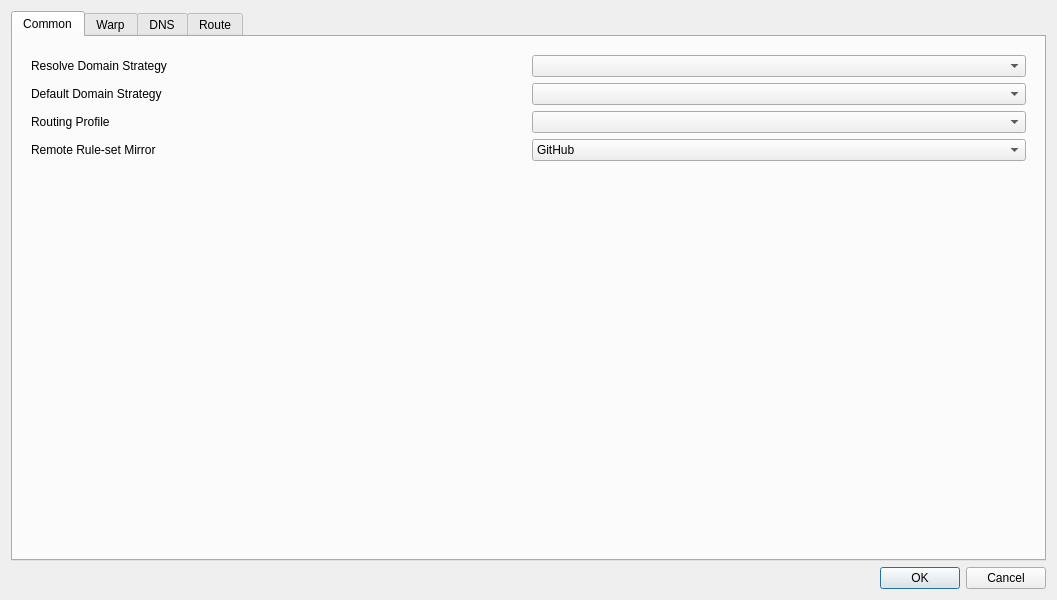
<?xml version="1.0" encoding="UTF-8"?>
<ui version="4.0">
 <class>DialogManageRoutes</class>
 <widget class="QDialog" name="DialogManageRoutes">
  <property name="geometry">
   <rect>
    <x>0</x>
    <y>0</y>
    <width>1057</width>
    <height>600</height>
   </rect>
  </property>
  <property name="windowTitle">
   <string>Routes</string>
  </property>
  <layout class="QVBoxLayout" name="verticalLayout">
   <item>
    <widget class="QTabWidget" name="tabWidget">
     <property name="currentIndex">
      <number>0</number>
     </property>
     <widget class="QWidget" name="tab">
      <attribute name="title">
       <string>Common</string>
      </attribute>
      <layout class="QVBoxLayout" name="verticalLayout_3">
       <item>
        <widget class="QWidget" name="widget" native="true">
         <layout class="QGridLayout" name="gridLayout_2">
          <item row="3" column="1">
           <widget class="QComboBox" name="route_prof"/>
          </item>
          <item row="2" column="0">
           <widget class="QLabel" name="label_3">
            <property name="uiLevel" stdset="0">
             <string notr="true">advanced</string>
            </property>
            <property name="toolTip">
             <string>&lt;html&gt;&lt;head/&gt;&lt;body&gt;&lt;p&gt;Used as default strategy when resolving outbound/dns server Domain addresses&lt;/p&gt;&lt;/body&gt;&lt;/html&gt;</string>
            </property>
            <property name="text">
             <string>Default Domain Strategy</string>
            </property>
            <property name="buddy">
             <cstring>default_domain_strategy</cstring>
            </property>
           </widget>
          </item>
          <item row="1" column="1">
           <widget class="QComboBox" name="domainStrategyCombo">
            <property name="uiLevel" stdset="0">
             <string notr="true">advanced</string>
            </property>
            <property name="editable">
             <bool>false</bool>
            </property>
           </widget>
          </item>
          <item row="2" column="1">
           <widget class="QComboBox" name="default_domain_strategy">
            <property name="uiLevel" stdset="0">
             <string notr="true">advanced</string>
            </property>
            <property name="editable">
             <bool>false</bool>
            </property>
           </widget>
          </item>
          <item row="4" column="0">
           <widget class="QLabel" name="ruleset_mirror_l">
            <property name="uiLevel" stdset="0">
             <string notr="true">advanced</string>
            </property>
            <property name="text">
             <string>Remote Rule-set Mirror</string>
            </property>
            <property name="buddy">
             <cstring>ruleset_mirror</cstring>
            </property>
           </widget>
          </item>
          <item row="1" column="0">
           <widget class="QLabel" name="label_6">
            <property name="uiLevel" stdset="0">
             <string notr="true">advanced</string>
            </property>
            <property name="toolTip">
             <string>&lt;html&gt;&lt;head/&gt;&lt;body&gt;&lt;p&gt;If not empty, resolves domains in requests according to the strategy&lt;/p&gt;&lt;/body&gt;&lt;/html&gt;</string>
            </property>
            <property name="text">
             <string>Resolve Domain Strategy</string>
            </property>
            <property name="buddy">
             <cstring>domainStrategyCombo</cstring>
            </property>
           </widget>
          </item>
          <item row="3" column="0">
           <widget class="QLabel" name="route_prof_l">
            <property name="text">
             <string>Routing Profile</string>
            </property>
            <property name="buddy">
             <cstring>route_prof</cstring>
            </property>
           </widget>
          </item>
          <item row="4" column="1">
           <widget class="QComboBox" name="ruleset_mirror">
            <property name="uiLevel" stdset="0">
             <string notr="true">advanced</string>
            </property>
            <item>
             <property name="text">
              <string>GitHub</string>
             </property>
            </item>
            <item>
             <property name="text">
              <string>jsDelivr(Cloudflare)</string>
             </property>
            </item>
            <item>
             <property name="text">
              <string>jsDelivr(Gcore)</string>
             </property>
            </item>
            <item>
             <property name="text">
              <string>jsDelivr(Quantil)</string>
             </property>
            </item>
            <item>
             <property name="text">
              <string>jsDelivr(Fastly)</string>
             </property>
            </item>
            <item>
             <property name="text">
              <string>jsDelivr(CDN)</string>
             </property>
            </item>
           </widget>
          </item>
         </layout>
        </widget>
       </item>
       <item>
        <spacer name="common_bottom_spacer">
         <property name="orientation">
          <enum>Qt::Vertical</enum>
         </property>
         <property name="sizeHint" stdset="0">
          <size>
           <width>20</width>
           <height>0</height>
          </size>
         </property>
        </spacer>
       </item>
      </layout>
     </widget>
     <widget class="QWidget" name="tab_5">
      <property name="uiFoldInto" stdset="0">
       <string notr="true">tab</string>
      </property>
      <attribute name="title">
       <string>Warp</string>
      </attribute>
      <layout class="QVBoxLayout" name="verticalLayout_8">
       <item>
        <widget class="QWidget" name="widget_3" native="true">
         <layout class="QFormLayout" name="formLayout_3">
          <item row="0" column="0">
           <widget class="QCheckBox" name="enable_warp">
            <property name="toolTip">
             <string>&lt;html&gt;&lt;head/&gt;&lt;body&gt;&lt;p&gt;Enables the following config to be used as egress, useful for bypassing services restrciting non-warp VPNs&lt;/p&gt;&lt;/body&gt;&lt;/html&gt;</string>
            </property>
            <property name="text">
             <string>Enable Warp</string>
            </property>
           </widget>
          </item>
          <item row="1" column="0">
           <widget class="QLabel" name="warp_mode_l">
            <property name="toolTip">
             <string>WireGuard runs over UDP. AmneziaWG adds WARP-compatible junk and camouflage packets. MASQUE tunnels over HTTP/3 or HTTP/2.</string>
            </property>
            <property name="text">
             <string>Mode</string>
            </property>
            <property name="buddy">
             <cstring>warp_mode</cstring>
            </property>
           </widget>
          </item>
          <item row="1" column="1">
           <widget class="QComboBox" name="warp_mode">
            <property name="toolTip">
             <string>WireGuard runs over UDP. AmneziaWG adds WARP-compatible junk and camouflage packets. MASQUE tunnels over HTTP/3 or HTTP/2.</string>
            </property>
            <item>
             <property name="text">
              <string notr="true">WireGuard</string>
             </property>
            </item>
            <item>
             <property name="text">
              <string notr="true">MASQUE</string>
             </property>
            </item>
            <item>
             <property name="text">
              <string notr="true">AmneziaWG</string>
             </property>
            </item>
           </widget>
          </item>
         </layout>
        </widget>
       </item>
       <item>
        <widget class="QGroupBox" name="warp_wg_box">
         <property name="uiLevel" stdset="0">
          <string notr="true">advanced</string>
         </property>
         <property name="title">
          <string notr="true">WireGuard</string>
         </property>
         <layout class="QFormLayout" name="warp_wg_form">
          <item row="0" column="0">
           <widget class="QLabel" name="label_7">
            <property name="text">
             <string>Endpoint</string>
            </property>
            <property name="buddy">
             <cstring>warp_ep</cstring>
            </property>
           </widget>
          </item>
          <item row="0" column="1">
           <widget class="QLineEdit" name="warp_ep"/>
          </item>
          <item row="1" column="0">
           <widget class="QLabel" name="label_4">
            <property name="text">
             <string>Private Key</string>
            </property>
            <property name="buddy">
             <cstring>warp_private_key</cstring>
            </property>
           </widget>
          </item>
          <item row="1" column="1">
           <widget class="QLineEdit" name="warp_private_key"/>
          </item>
          <item row="2" column="0">
           <widget class="QLabel" name="label_5">
            <property name="text">
             <string>Public Key</string>
            </property>
            <property name="buddy">
             <cstring>warp_public_key</cstring>
            </property>
           </widget>
          </item>
          <item row="2" column="1">
           <widget class="QLineEdit" name="warp_public_key"/>
          </item>
          <item row="3" column="0">
           <widget class="QLabel" name="label_12">
            <property name="text">
             <string>Interface Addresses</string>
            </property>
            <property name="buddy">
             <cstring>warp_ifc_addrs</cstring>
            </property>
           </widget>
          </item>
          <item row="3" column="1">
           <widget class="QLineEdit" name="warp_ifc_addrs"/>
          </item>
          <item row="4" column="0">
           <widget class="QLabel" name="label">
            <property name="text">
             <string>Reserved</string>
            </property>
            <property name="buddy">
             <cstring>warp_reserved</cstring>
            </property>
           </widget>
          </item>
          <item row="4" column="1">
           <widget class="QLineEdit" name="warp_reserved"/>
          </item>
         </layout>
        </widget>
       </item>
       <item>
        <widget class="QGroupBox" name="warp_masque_box">
         <property name="uiLevel" stdset="0">
          <string notr="true">advanced</string>
         </property>
         <property name="title">
          <string notr="true">MASQUE</string>
         </property>
         <layout class="QFormLayout" name="warp_masque_form">
          <item row="0" column="0">
           <widget class="QLabel" name="warp_masque_ep_l">
            <property name="text">
             <string>Endpoint</string>
            </property>
            <property name="buddy">
             <cstring>warp_masque_ep</cstring>
            </property>
           </widget>
          </item>
          <item row="0" column="1">
           <widget class="QLineEdit" name="warp_masque_ep"/>
          </item>
          <item row="1" column="0">
           <widget class="QLabel" name="warp_masque_private_key_l">
            <property name="text">
             <string>Private Key</string>
            </property>
            <property name="buddy">
             <cstring>warp_masque_private_key</cstring>
            </property>
           </widget>
          </item>
          <item row="1" column="1">
           <widget class="QLineEdit" name="warp_masque_private_key"/>
          </item>
          <item row="2" column="0">
           <widget class="QLabel" name="warp_masque_peer_public_key_l">
            <property name="toolTip">
             <string>Base64 DER of the server's public key. When set, it pins the server certificate.</string>
            </property>
            <property name="text">
             <string>Peer Public Key</string>
            </property>
            <property name="buddy">
             <cstring>warp_masque_peer_public_key</cstring>
            </property>
           </widget>
          </item>
          <item row="2" column="1">
           <widget class="QLineEdit" name="warp_masque_peer_public_key"/>
          </item>
          <item row="3" column="0">
           <widget class="QLabel" name="warp_masque_ifc_addrs_l">
            <property name="text">
             <string>Interface Addresses</string>
            </property>
            <property name="buddy">
             <cstring>warp_masque_ifc_addrs</cstring>
            </property>
           </widget>
          </item>
          <item row="3" column="1">
           <widget class="QLineEdit" name="warp_masque_ifc_addrs"/>
          </item>
          <item row="4" column="0">
           <widget class="QLabel" name="warp_masque_sni_l">
            <property name="text">
             <string notr="true">SNI</string>
            </property>
            <property name="buddy">
             <cstring>warp_masque_sni</cstring>
            </property>
           </widget>
          </item>
          <item row="4" column="1">
           <widget class="QLineEdit" name="warp_masque_sni"/>
          </item>
          <item row="5" column="0">
           <widget class="QLabel" name="warp_masque_http_mode_l">
            <property name="toolTip">
             <string>HTTP/3 runs over UDP; HTTP/2 runs over TLS on TCP and works where UDP is blocked.</string>
            </property>
            <property name="text">
             <string>HTTP Version</string>
            </property>
            <property name="buddy">
             <cstring>warp_masque_http_mode</cstring>
            </property>
           </widget>
          </item>
          <item row="5" column="1">
           <widget class="QComboBox" name="warp_masque_http_mode">
            <property name="toolTip">
             <string>HTTP/3 runs over UDP; HTTP/2 runs over TLS on TCP and works where UDP is blocked.</string>
            </property>
            <item>
             <property name="text">
              <string>HTTP/3 (fallback to HTTP/2)</string>
             </property>
            </item>
            <item>
             <property name="text">
              <string>HTTP/3 only</string>
             </property>
            </item>
            <item>
             <property name="text">
              <string notr="true">HTTP/2</string>
             </property>
            </item>
           </widget>
          </item>
         </layout>
        </widget>
       </item>
       <item>
        <layout class="QHBoxLayout" name="warp_autogen_row">
         <item>
          <widget class="QPushButton" name="warp_autogen">
           <property name="toolTip">
            <string>&lt;html&gt;&lt;head/&gt;&lt;body&gt;&lt;p&gt;Gets a new config from cloudflare API&lt;/p&gt;&lt;/body&gt;&lt;/html&gt;</string>
           </property>
           <property name="text">
            <string>Generate Warp Config</string>
           </property>
          </widget>
         </item>
         <item>
          <widget class="QPushButton" name="warp_api_hosts_btn">
           <property name="uiLevel" stdset="0">
            <string notr="true">advanced</string>
           </property>
           <property name="toolTip">
            <string>Cloudflare API domains to try, in order, when generating a WARP config</string>
           </property>
           <property name="text">
            <string>Registration Domains…</string>
           </property>
          </widget>
         </item>
         <item>
          <widget class="QPushButton" name="warp_advanced_btn">
           <property name="uiLevel" stdset="0">
            <string notr="true">advanced</string>
           </property>
           <property name="toolTip">
            <string>TLS fragmentation for WARP registration</string>
           </property>
           <property name="text">
            <string>Advanced…</string>
           </property>
          </widget>
         </item>
         <item>
          <spacer name="warp_autogen_spacer">
           <property name="orientation">
            <enum>Qt::Horizontal</enum>
           </property>
           <property name="sizeHint" stdset="0">
            <size>
             <width>40</width>
             <height>20</height>
            </size>
           </property>
          </spacer>
         </item>
        </layout>
       </item>
       <item>
        <spacer name="warp_bottom_spacer">
         <property name="orientation">
          <enum>Qt::Vertical</enum>
         </property>
         <property name="sizeHint" stdset="0">
          <size>
           <width>20</width>
           <height>40</height>
          </size>
         </property>
        </spacer>
       </item>
      </layout>
     </widget>
     <widget class="QWidget" name="tab_3">
      <attribute name="title">
       <string>DNS</string>
      </attribute>
      <layout class="QVBoxLayout" name="verticalLayout_4">
       <item>
        <widget class="QGroupBox" name="simple_dns_box">
         <property name="uiFoldInto" stdset="0">
          <string notr="true">tab</string>
         </property>
         <property name="title">
          <string>Simple DNS Settings</string>
         </property>
         <layout class="QGridLayout" name="gridLayout">
          <item row="4" column="0">
           <widget class="QLabel" name="label_2">
            <property name="uiLevel" stdset="0">
             <string notr="true">advanced</string>
            </property>
            <property name="toolTip">
             <string>&lt;html&gt;&lt;head/&gt;&lt;body&gt;&lt;p&gt;Local DNS can not be used in some configurations, you will have to set an ip here to be used as local dns in such situations&lt;/p&gt;&lt;/body&gt;&lt;/html&gt;</string>
            </property>
            <property name="text">
             <string>Local Override</string>
            </property>
            <property name="buddy">
             <cstring>local_override</cstring>
            </property>
           </widget>
          </item>
          <item row="7" column="3">
           <layout class="QHBoxLayout" name="horizontalLayout_3">
            <item>
             <widget class="QComboBox" name="dns_final_out">
              <item>
               <property name="text">
                <string notr="true">remote</string>
               </property>
              </item>
              <item>
               <property name="text">
                <string notr="true">direct</string>
               </property>
              </item>
             </widget>
            </item>
            <item>
             <widget class="QCheckBox" name="enable_dns_routing">
              <property name="uiLevel" stdset="0">
               <string notr="true">advanced</string>
              </property>
              <property name="toolTip">
               <string>&lt;html&gt;&lt;head/&gt;&lt;body&gt;&lt;p&gt;When enabled, domains destined for direct outbound will also be resolved using direct dns&lt;/p&gt;&lt;/body&gt;&lt;/html&gt;</string>
              </property>
              <property name="text">
               <string>Enable DNS Routing</string>
              </property>
             </widget>
            </item>
            <item>
             <widget class="QCheckBox" name="respect_hosts">
              <property name="uiLevel" stdset="0">
               <string notr="true">advanced</string>
              </property>
              <property name="toolTip">
               <string>&lt;html&gt;&lt;head/&gt;&lt;body&gt;&lt;p&gt;Answer A/AAAA queries from the system hosts file before consulting any DNS server. Only domains actually listed in the file are affected.&lt;/p&gt;&lt;/body&gt;&lt;/html&gt;</string>
              </property>
              <property name="text">
               <string>Respect Hosts File</string>
              </property>
             </widget>
            </item>
            <item>
             <widget class="QPushButton" name="predefined_dns">
              <property name="uiLevel" stdset="0">
               <string notr="true">advanced</string>
              </property>
              <property name="sizePolicy">
               <sizepolicy hsizetype="Maximum" vsizetype="Fixed">
                <horstretch>0</horstretch>
                <verstretch>0</verstretch>
               </sizepolicy>
              </property>
              <property name="text">
               <string>Predefined Answers</string>
              </property>
             </widget>
            </item>
            <item>
             <widget class="QPushButton" name="dns_rules">
              <property name="sizePolicy">
               <sizepolicy hsizetype="Maximum" vsizetype="Fixed">
                <horstretch>0</horstretch>
                <verstretch>0</verstretch>
               </sizepolicy>
              </property>
              <property name="text">
               <string>DNS Rules</string>
              </property>
             </widget>
            </item>
           </layout>
          </item>
          <item row="1" column="0">
           <widget class="QLabel" name="label_9">
            <property name="toolTip">
             <string>&lt;html&gt;&lt;head/&gt;&lt;body&gt;&lt;p&gt;examples:&lt;br/&gt;tls://8.8.8.8&lt;br/&gt;https://domain/path&lt;/p&gt;&lt;p&gt;tcp://8.8.8.8:1234&lt;/p&gt;&lt;p&gt;dhcp://auto&lt;/p&gt;&lt;p&gt;h3://domain/path&lt;/p&gt;&lt;p&gt;quic://domain:4632&lt;/p&gt;&lt;p&gt;etc&lt;/p&gt;&lt;/body&gt;&lt;/html&gt;</string>
            </property>
            <property name="text">
             <string>Remote DNS</string>
            </property>
            <property name="buddy">
             <cstring>remote_dns</cstring>
            </property>
           </widget>
          </item>
          <item row="4" column="3">
           <layout class="QHBoxLayout" name="horizontalLayout_5">
            <item>
             <widget class="QLineEdit" name="local_override">
              <property name="uiLevel" stdset="0">
               <string notr="true">advanced</string>
              </property>
             </widget>
            </item>
           </layout>
          </item>
          <item row="2" column="3">
           <layout class="QHBoxLayout" name="horizontalLayout_8">
            <item>
             <widget class="QComboBox" name="direct_dns">
              <property name="sizePolicy">
               <sizepolicy hsizetype="Expanding" vsizetype="Fixed">
                <horstretch>0</horstretch>
                <verstretch>0</verstretch>
               </sizepolicy>
              </property>
              <property name="editable">
               <bool>true</bool>
              </property>
             </widget>
            </item>
            <item>
             <widget class="QCheckBox" name="direct_dns_disable_ipv6">
              <property name="uiLevel" stdset="0">
               <string notr="true">advanced</string>
              </property>
              <property name="toolTip">
               <string>Answer AAAA queries sent to this server with an empty result.</string>
              </property>
              <property name="text">
               <string>Disable IPv6</string>
              </property>
             </widget>
            </item>
           </layout>
          </item>
          <item row="2" column="0">
           <widget class="QLabel" name="label_8">
            <property name="toolTip">
             <string>This is especially important and it is recommended to use the default value of &quot;localhost&quot;.
If the default value does not work, try changing it to &quot;223.5.5.5&quot;.
For more information, see the document &quot;Configuration/DNS&quot;.</string>
            </property>
            <property name="text">
             <string>Direct DNS</string>
            </property>
            <property name="buddy">
             <cstring>direct_dns</cstring>
            </property>
           </widget>
          </item>
          <item row="1" column="3">
           <layout class="QHBoxLayout" name="horizontalLayout_7">
            <item>
             <widget class="QComboBox" name="remote_dns">
              <property name="sizePolicy">
               <sizepolicy hsizetype="Expanding" vsizetype="Fixed">
                <horstretch>0</horstretch>
                <verstretch>0</verstretch>
               </sizepolicy>
              </property>
              <property name="editable">
               <bool>true</bool>
              </property>
             </widget>
            </item>
            <item>
             <widget class="QCheckBox" name="remote_dns_disable_ipv6">
              <property name="uiLevel" stdset="0">
               <string notr="true">advanced</string>
              </property>
              <property name="toolTip">
               <string>Answer AAAA queries sent to this server with an empty result.</string>
              </property>
              <property name="text">
               <string>Disable IPv6</string>
              </property>
             </widget>
            </item>
           </layout>
          </item>
          <item row="7" column="0">
           <widget class="QLabel" name="dns_final_out_l">
            <property name="text">
             <string>Default DNS server</string>
            </property>
            <property name="buddy">
             <cstring>dns_final_out</cstring>
            </property>
           </widget>
          </item>
          <item row="8" column="3">
           <layout class="QHBoxLayout" name="horizontalLayout_6">
            <item>
             <widget class="QCheckBox" name="enable_fakeip">
              <property name="uiLevel" stdset="0">
               <string notr="true">advanced</string>
              </property>
              <property name="text">
               <string>Enable FakeIP</string>
              </property>
             </widget>
            </item>
            <item>
             <widget class="QCheckBox" name="fakeip_disable_ipv6">
              <property name="uiLevel" stdset="0">
               <string notr="true">advanced</string>
              </property>
              <property name="toolTip">
               <string>Hand out no fake IPv6 addresses; AAAA queries are answered empty.</string>
              </property>
              <property name="text">
               <string>FakeIP Disable IPv6</string>
              </property>
             </widget>
            </item>
           </layout>
          </item>
         </layout>
        </widget>
       </item>
       <item>
        <widget class="QGroupBox" name="groupBox">
         <property name="uiLevel" stdset="0">
          <string notr="true">advanced</string>
         </property>
         <property name="sizePolicy">
          <sizepolicy hsizetype="Preferred" vsizetype="Maximum">
           <horstretch>0</horstretch>
           <verstretch>0</verstretch>
          </sizepolicy>
         </property>
         <property name="title">
          <string>Advanced</string>
         </property>
         <layout class="QVBoxLayout" name="verticalLayout_5">
          <item>
           <widget class="QPushButton" name="dns_advanced">
            <property name="sizePolicy">
             <sizepolicy hsizetype="Expanding" vsizetype="Fixed">
              <horstretch>0</horstretch>
              <verstretch>0</verstretch>
             </sizepolicy>
            </property>
            <property name="toolTip">
             <string>&lt;html&gt;&lt;head/&gt;&lt;body&gt;&lt;p&gt;Cache behaviour, optimistic cache and query timeout.&lt;/p&gt;&lt;/body&gt;&lt;/html&gt;</string>
            </property>
            <property name="text">
             <string>Advanced Settings</string>
            </property>
           </widget>
          </item>
          <item>
           <layout class="QHBoxLayout" name="horizontalLayout_4">
            <item>
             <widget class="QCheckBox" name="use_dns_object">
              <property name="text">
               <string>Use Custom DNS Object</string>
              </property>
             </widget>
            </item>
            <item>
             <widget class="QPushButton" name="dns_object_edit">
              <property name="sizePolicy">
               <sizepolicy hsizetype="Expanding" vsizetype="Fixed">
                <horstretch>0</horstretch>
                <verstretch>0</verstretch>
               </sizepolicy>
              </property>
              <property name="text">
               <string>Edit DNS Object</string>
              </property>
             </widget>
            </item>
           </layout>
          </item>
         </layout>
        </widget>
       </item>
       <item>
        <spacer name="dns_bottom_spacer">
         <property name="orientation">
          <enum>Qt::Vertical</enum>
         </property>
         <property name="sizeHint" stdset="0">
          <size>
           <width>20</width>
           <height>0</height>
          </size>
         </property>
        </spacer>
       </item>
      </layout>
     </widget>
     <widget class="QWidget" name="tab_2">
      <attribute name="title">
       <string>Route</string>
      </attribute>
      <layout class="QVBoxLayout" name="verticalLayout_2">
       <item>
        <widget class="QGroupBox" name="route_profiles_box">
         <property name="title">
          <string>Routing Profiles</string>
         </property>
         <layout class="QVBoxLayout" name="verticalLayout_6">
          <item>
           <widget class="QListWidget" name="route_profiles"/>
          </item>
          <item>
           <widget class="QWidget" name="widget_2" native="true">
            <layout class="QHBoxLayout" name="horizontalLayout_2">
             <item>
              <widget class="QPushButton" name="new_route">
               <property name="text">
                <string>New</string>
               </property>
              </widget>
             </item>
             <item>
              <widget class="QPushButton" name="clone_route">
               <property name="text">
                <string>Clone</string>
               </property>
              </widget>
             </item>
             <item>
              <widget class="QPushButton" name="export_route">
               <property name="text">
                <string>Export</string>
               </property>
              </widget>
             </item>
             <item>
              <widget class="QPushButton" name="import_route">
               <property name="text">
                <string>Import</string>
               </property>
              </widget>
             </item>
             <item>
              <widget class="QPushButton" name="edit_route">
               <property name="text">
                <string>Edit</string>
               </property>
              </widget>
             </item>
             <item>
              <widget class="QPushButton" name="delete_route">
               <property name="text">
                <string>Delete</string>
               </property>
              </widget>
             </item>
             <item>
              <widget class="QPushButton" name="update_route">
               <property name="toolTip">
                <string>Update the selected remote routing profile, or all of them</string>
               </property>
               <property name="text">
                <string>Update</string>
               </property>
              </widget>
             </item>
            </layout>
           </widget>
          </item>
         </layout>
        </widget>
       </item>
      </layout>
     </widget>
    </widget>
   </item>
   <item>
    <layout class="QHBoxLayout" name="horizontalLayout">
     <item>
      <widget class="QDialogButtonBox" name="buttonBox">
       <property name="sizePolicy">
        <sizepolicy hsizetype="Preferred" vsizetype="Preferred">
         <horstretch>0</horstretch>
         <verstretch>0</verstretch>
        </sizepolicy>
       </property>
       <property name="standardButtons">
        <set>QDialogButtonBox::StandardButton::Cancel|QDialogButtonBox::StandardButton::Ok</set>
       </property>
      </widget>
     </item>
    </layout>
   </item>
  </layout>
 </widget>
 <tabstops>
  <tabstop>tabWidget</tabstop>
  <tabstop>domainStrategyCombo</tabstop>
  <tabstop>default_domain_strategy</tabstop>
  <tabstop>remote_dns</tabstop>
  <tabstop>remote_dns_disable_ipv6</tabstop>
  <tabstop>direct_dns</tabstop>
  <tabstop>direct_dns_disable_ipv6</tabstop>
  <tabstop>dns_final_out</tabstop>
 </tabstops>
 <resources/>
 <connections>
  <connection>
   <sender>buttonBox</sender>
   <signal>rejected()</signal>
   <receiver>DialogManageRoutes</receiver>
   <slot>reject()</slot>
   <hints>
    <hint type="sourcelabel">
     <x>399</x>
     <y>574</y>
    </hint>
    <hint type="destinationlabel">
     <x>399</x>
     <y>299</y>
    </hint>
   </hints>
  </connection>
  <connection>
   <sender>buttonBox</sender>
   <signal>accepted()</signal>
   <receiver>DialogManageRoutes</receiver>
   <slot>accept()</slot>
   <hints>
    <hint type="sourcelabel">
     <x>399</x>
     <y>574</y>
    </hint>
    <hint type="destinationlabel">
     <x>399</x>
     <y>299</y>
    </hint>
   </hints>
  </connection>
 </connections>
</ui>
